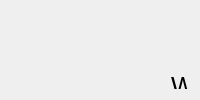
                     <widget class="QWidget" name="EmotionDetection">
                      <layout class="QVBoxLayout" name="verticalLayout_18">
                       <item>
                        <widget class="QWidget" name="widget_4" native="true">
                         <widget class="QLabel" name="label_6">
                          <property name="geometry">
                           <rect>
                            <x>160</x>
                            <y>0</y>
                            <width>431</width>
                            <height>150</height>
                           </rect>
                          </property>
                          <property name="minimumSize">
                           <size>
                            <width>0</width>
                            <height>150</height>
                           </size>
                          </property>
                          <property name="maximumSize">
                           <size>
                            <width>700</width>
                            <height>150</height>
                           </size>
                          </property>
                          <property name="styleSheet">
                           <string notr="true">font-size:25px;</string>
                          </property>
                          <property name="text">
                           <string>Welcome To Emotion Detection World</string>
                          </property>
                         </widget>
                         <widget class="QLabel" name="label_7">
                          <property name="geometry">
                           <rect>
                            <x>90</x>
                            <y>90</y>
                            <width>621</width>
                            <height>91</height>
                           </rect>
                          </property>
                          <property name="styleSheet">
                           <string notr="true">font-size:22px;</string>
                          </property>
                          <property name="text">
                           <string>Feeling Sad, happy or whatever let's check out that mood </string>
                          </property>
                         </widget>
                         <widget class="QPushButton" name="pushButton_9">
                          <property name="geometry">
                           <rect>
                            <x>580</x>
                            <y>450</y>
                            <width>191</width>
                            <height>51</height>
                           </rect>
                          </property>
                          <property name="text">
                           <string>Upload a Pic</string>
                          </property>
                         </widget>
                         <widget class="QPushButton" name="pushButton_10">
                          <property name="geometry">
                           <rect>
                            <x>0</x>
                            <y>450</y>
                            <width>181</width>
                            <height>51</height>
                           </rect>
                          </property>
                          <property name="text">
                           <string>Open Camera</string>
                          </property>
                         </widget>
                         <widget class="QLabel" name="label_8">
                          <property name="geometry">
                           <rect>
                            <x>90</x>
                            <y>150</y>
                            <width>361</width>
                            <height>51</height>
                           </rect>
                          </property>
                          <property name="styleSheet">
                           <string notr="true">font-size:22px;
</string>
                          </property>
                          <property name="text">
                           <string>of yours using our technology</string>
                          </property>
                         </widget>
                        </widget>
                       </item>
                      </layout>
                     </widget>
